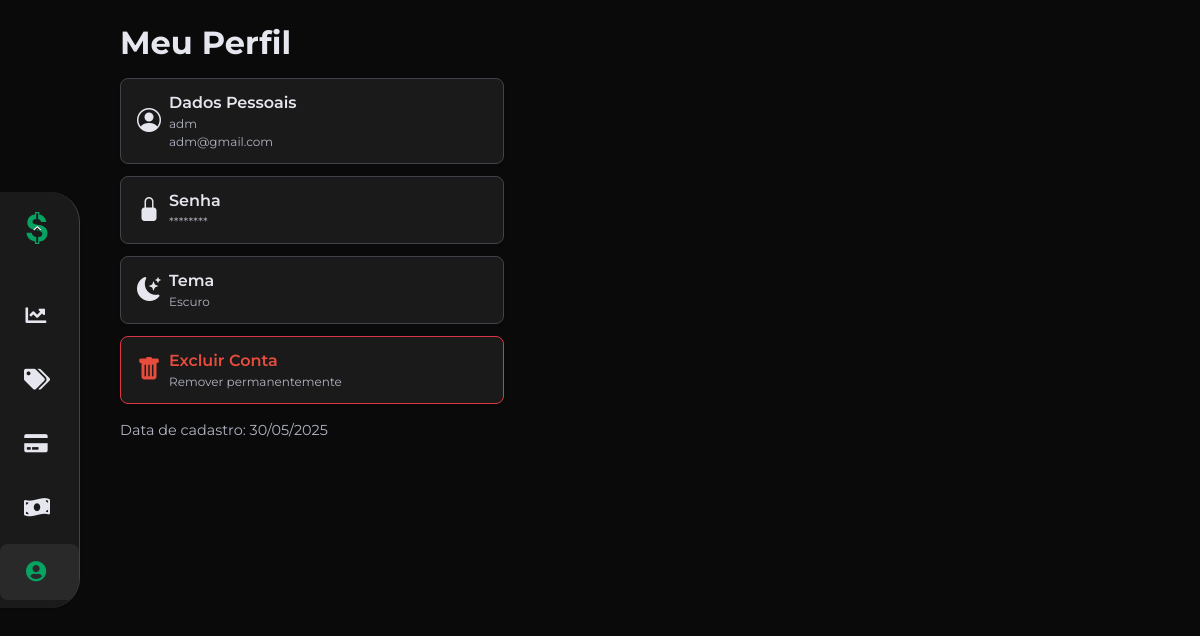
Screenshot of /pages/perfil.php (signed in) with the database file from the repository.
### tables this page shows
CREATE TABLE USUARIO (
    ID_Usuario INT AUTO_INCREMENT PRIMARY KEY,
    Nome VARCHAR(100) NOT NULL,
    Email VARCHAR(100) NOT NULL UNIQUE,
    Senha VARCHAR(255) NOT NULL,
    DataCadastro DATE NOT NULL,
    UltimoAcesso DATETIME
);

### pages/perfil.php (the view, shortened to what this page needs)
<?php
require_once 'header.php';
require_once 'sidebar.php';
require_once '../conexao.php';
function obterUsuario($idUsuario, $conn) {
    $stmt = $conn->prepare("SELECT * FROM USUARIO WHERE ID_Usuario = ?");
    $stmt->bind_param("i", $idUsuario);
    $stmt->execute();
    $result = $stmt->get_result();
    return $result->fetch_assoc();
}
$idUsuario = $_SESSION['id_usuario'];
$usuario = obterUsuario($idUsuario, $conn);
$temaAtual = $_SESSION['tema'] ?? (isset($_COOKIE['theme']) ? $_COOKIE['theme'] : 'dark-theme');
?>
<div class="content">
    <div class="perfil-container">
        <h2 class="text-2xl font-bold mb-4">Meu Perfil</h2>
        <div class="perfil-cards">
            <div class="card perfil-card" onclick="abrirModal('modalEditarDados')">
                <div class="flex items-center gap-2">
                    <i class="bi bi-person-circle text-xl"></i>
                    <div>
                        <div class="font-semibold">Dados Pessoais</div>
                        <div class="text-muted text-xs"><?php echo htmlspecialchars($usuario['Nome'] ?? ''); ?><br><?php echo htmlspecialchars($usuario['Email'] ?? ''); ?></div>
                    </div>
                </div>
            </div>
            <div class="card perfil-card" onclick="abrirModal('modalAlterarSenha')">
                <div class="flex items-center gap-2">
                    <i class="bi bi-lock-fill text-xl"></i>
                    <div>
                        <div class="font-semibold">Senha</div>
                        <div class="text-muted text-xs">********</div>
                    </div>
                </div>
            </div>
            <div class="card perfil-card" onclick="abrirModal('modalTema')">
                <div class="flex items-center gap-2">
                    <i class="bi bi-moon-stars-fill text-xl"></i>
                    <div>
                        <div class="font-semibold">Tema</div>
                        <div class="text-muted text-xs"><?php echo $temaAtual === 'dark-theme' ? 'Escuro' : 'Claro'; ?></div>
                    </div>
                </div>
            </div>
            <div class="card perfil-card perfil-card-danger" onclick="abrirModal('modalConfirmarExcluirConta')">
                <div class="flex items-center gap-2">
                    <i class="bi bi-trash-fill text-xl text-danger"></i>
                    <div>
                        <div class="font-semibold text-danger">Excluir Conta</div>
                        <div class="text-muted text-xs">Remover permanentemente</div>
                    </div>
                </div>
            </div>
        </div>
        <div class="mt-4 text-muted" style="font-size: 0.9em;">
            <span>Data de cadastro: <?php echo !empty($usuario['DataCadastro']) ? date('d/m/Y', strtotime($usuario['DataCadastro'])) : '-'; ?></span>
        </div>
    </div>
</div>
<?php require_once 'footer.php'; ?>

### css/style.css (style rules this page uses)
:root { --color-primary-100: #e6f7f0; --color-primary-200: #ceeede; --color-primary-300: #7cc1a0; --color-primary-400: #3db07e; --color-primary-500: #07a362; --color-primary-600: #068d54; --color-primary-700: #053f27; --color-background: #ffffff; --color-background-alt: #f5f5f5; --color-surface: #ffffff; --color-border: #dee2e6; --color-text: #0a0a0a; --color-text-muted: #6c757d; --color-success: var(--color-primary-500); --color-warning: #f39c12; --color-danger: #e74c3c; --color-info: #3498db; --color-income: var(--color-primary-500); --color-expense: var(--color-danger); --color-transfer: var(--color-info); --color-pending: var(--color-warning); --color-completed: var(--color-success); --color-canceled: #95a5a6; --font-family-base: 'Montserrat', sans-serif; --font-size-base: 1rem; --font-size-scale: 1.25; --font-size-xs: 0.75rem; --font-size-sm: 0.875rem; --font-size-md: 1.125rem; --font-size-lg: 1.25rem; --font-size-xl: 1.5rem; --font-size-2xl: 2rem; --font-size-3xl: 2.5rem; --font-weight-light: 300; --font-weight-regular: 400; --font-weight-medium: 500; --font-weight-semibold: 600; --font-weight-bold: 700; --line-height-tight: 1.2; --line-height-base: 1.5; --line-height-loose: 1.8; --spacing-unit: 0.25rem; --spacing-1: calc(var(--spacing-unit) * 1); --spacing-2: calc(var(--spacing-unit) * 2); --spacing-3: calc(var(--spacing-unit) * 3); --spacing-4: calc(var(--spacing-unit) * 4); --spacing-5: calc(var(--spacing-unit) * 6); --spacing-6: calc(var(--spacing-unit) * 8); --spacing-7: calc(var(--spacing-unit) * 12); --spacing-8: calc(var(--spacing-unit) * 16); --border-width: 1px; --border-width-thick: 2px; --border-radius-sm: 4px; --border-radius-md: 8px; --border-radius-lg: 10px; --border-radius-xl: 16px; --border-radius-pill: 9999px; --shadow-color-light: rgba(0, 0, 0, 0.1); --shadow-color-medium: rgba(0, 0, 0, 0.15); --shadow-color-strong: rgba(0, 0, 0, 0.2); --shadow-sm: 0 1px 2px var(--shadow-color-light); --shadow-md: 0 4px 6px var(--shadow-color-medium), 0 1px 3px var(--shadow-color-light); --shadow-lg: 0 10px 15px -3px var(--shadow-color-medium), 0 4px 6px -2px var(--shadow-color-light); --transition-duration-fast: 150ms; --transition-duration-normal: 300ms; --transition-duration-slow: 500ms; --transition-timing: cubic-bezier(0.4, 0, 0.2, 1); --z-index-dropdown: 1000; --z-index-sticky: 1020; --z-index-fixed: 1030; --z-index-modal-backdrop: 1040; --z-index-modal: 1050; --z-index-popover: 1060; --z-index-tooltip: 1070; --container-sm: 540px; --container-md: 720px; --container-lg: 960px; --container-xl: 1140px; --container-2xl: 1320px; }
*, *::before, *::after { box-sizing: border-box; margin: 0; padding: 0; }
html { font-size: 16px; scroll-behavior: smooth; }
h1, h2, h3, h4, h5, h6 { font-family: var(--font-family-base); font-weight: var(--font-weight-semibold); line-height: var(--line-height-tight); margin-bottom: var(--spacing-4); color: var(--color-text); }
h2, .h2 { font-size: var(--font-size-2xl); }
.text-xs { font-size: var(--font-size-xs); }
.text-xl { font-size: var(--font-size-xl); }
.text-2xl { font-size: var(--font-size-2xl); }
.font-semibold { font-weight: var(--font-weight-semibold); }
.font-bold { font-weight: var(--font-weight-bold); }
.text-danger { color: var(--color-danger); }
.text-muted { color: var(--color-text-muted); }
.flex { display: flex; }
.items-center { align-items: center; }
.gap-2 { gap: var(--spacing-2); }
.card { display: flex; flex-direction: column; background-color: var(--color-surface); border: var(--border-width) solid var(--color-border); border-radius: var(--border-radius-lg); box-shadow: var(--shadow-sm); transition: box-shadow var(--transition-duration-normal) var(--transition-timing); overflow: hidden; }
.mt-4 { margin-top: var(--spacing-4); }
.mb-4 { margin-bottom: var(--spacing-4); }
* { scrollbar-width: 2px; scrollbar-color: var(--color-border) var(--color-background-alt); }
body.dark-theme * { scrollbar-color: var(--color-border) var(--color-surface); }

### pages/perfil.php (style rules this page uses)
.perfil-container { max-width: 400px; margin-left: 0; margin-right: auto; padding-left: 1rem; }
.perfil-cards { display: flex; flex-direction: column; gap: 12px; }
.perfil-card { border-radius: 8px; background: var(--color-surface, #fff); box-shadow: 0 1px 4px rgba(0,0,0,0.04); cursor: pointer; transition: box-shadow 0.2s; padding: 12px 16px; }
.perfil-card-danger { border: 1px solid #dc3545; }

### rows the page displays
usuario: Nome "adm", Email "adm@gmail.com", DataCadastro "30/05/2025"
